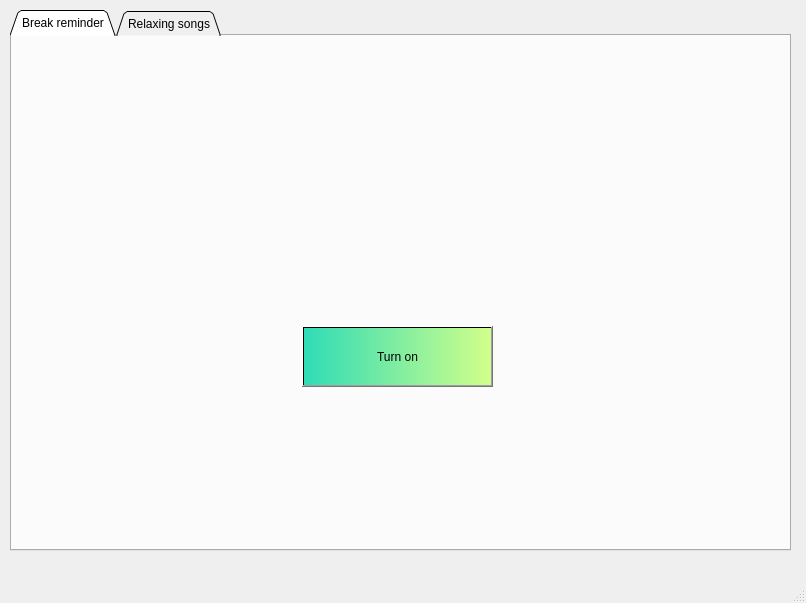
<?xml version="1.0" encoding="UTF-8"?>
<ui version="4.0">
 <class>MainWindow</class>
 <widget class="QMainWindow" name="MainWindow">
  <property name="geometry">
   <rect>
    <x>0</x>
    <y>0</y>
    <width>806</width>
    <height>603</height>
   </rect>
  </property>
  <property name="windowTitle">
   <string>MainWindow</string>
  </property>
  <widget class="QWidget" name="centralwidget">
   <widget class="QTabWidget" name="tabWidget">
    <property name="geometry">
     <rect>
      <x>10</x>
      <y>10</y>
      <width>781</width>
      <height>541</height>
     </rect>
    </property>
    <property name="tabShape">
     <enum>QTabWidget::Triangular</enum>
    </property>
    <property name="currentIndex">
     <number>0</number>
    </property>
    <property name="elideMode">
     <enum>Qt::ElideNone</enum>
    </property>
    <widget class="QWidget" name="tab">
     <attribute name="title">
      <string>Break reminder</string>
     </attribute>
     <widget class="QLabel" name="break_bg">
      <property name="geometry">
       <rect>
        <x>-6</x>
        <y>-25</y>
        <width>781</width>
        <height>571</height>
       </rect>
      </property>
      <property name="text">
       <string/>
      </property>
      <property name="pixmap">
       <pixmap>../Python/BG/ThinkstockPhotos-489763838-e1490767826261.jpg</pixmap>
      </property>
     </widget>
     <widget class="QPushButton" name="break_btn">
      <property name="geometry">
       <rect>
        <x>290</x>
        <y>290</y>
        <width>191</width>
        <height>61</height>
       </rect>
      </property>
      <property name="toolTip">
       <string>&lt;html&gt;&lt;head/&gt;&lt;body&gt;&lt;p&gt;&lt;span style=&quot; font-size:12pt; font-weight:600;&quot;&gt;Turn on&lt;/span&gt;&lt;/p&gt;&lt;/body&gt;&lt;/html&gt;</string>
      </property>
      <property name="styleSheet">
       <string notr="true">background-color: qlineargradient(spread:pad, x1:0, y1:0, x2:1, y2:0, stop:0 rgba(45, 219, 182, 252), stop:1 rgba(209, 255, 137, 252));
font: 75 14pt &quot;Berlin Sans FB Demi&quot;;</string>
      </property>
      <property name="text">
       <string>Turn on</string>
      </property>
     </widget>
    </widget>
    <widget class="QWidget" name="tab_2">
     <attribute name="title">
      <string>Relaxing songs</string>
     </attribute>
    </widget>
   </widget>
  </widget>
  <widget class="QMenuBar" name="menubar">
   <property name="geometry">
    <rect>
     <x>0</x>
     <y>0</y>
     <width>806</width>
     <height>26</height>
    </rect>
   </property>
  </widget>
  <widget class="QStatusBar" name="statusbar"/>
 </widget>
 <resources/>
 <connections/>
</ui>
